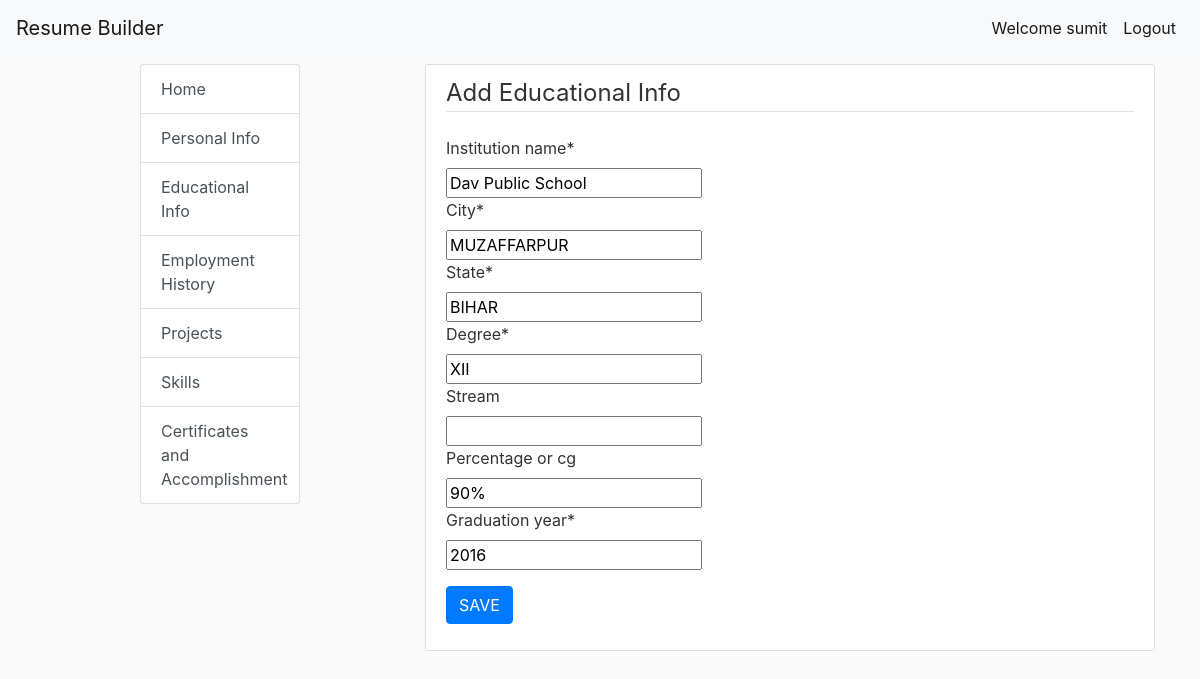
The page /update_educational_info/4 (signed in) on the database its author committed.
### resume_app/models.py (models this page shows)
class Education(models.Model):
    user = models.ForeignKey('auth.User', on_delete=models.CASCADE, related_name='educations')
    institution_name = models.CharField(max_length=100)
    city = models.CharField(max_length=50)
    state = models.CharField(max_length=50)
    degree = models.CharField(max_length=30)
    stream = models.CharField(max_length=70,blank=True,null=True)
    percentage_or_cg = models.CharField(max_length=10,blank=True,null=True)
    graduation_year=models.CharField(max_length=8)

### resume_app/views.py (the view)
# urls.py: path('update_educational_info/<int:pk>', views.update_educational_info, name='update_educational_info'),
@login_required
def update_educational_info(request,pk):
    institution = Education.objects.get(pk=pk)
    if request.method=='POST':
        form=EducationForm(request.POST,instance=institution)
        if form.is_valid:
            student=form.save(commit=False)
            student.user=request.user
            student.save()
            return redirect('educational_list')
    else:
        form=EducationForm(instance=institution)
    return render(request,'resume_app/educational.html',{'form':form})

### resume_app/forms.py
class EducationForm(forms.ModelForm):
    class Meta:
        model=Education
        fields= ('institution_name','city','state','degree','stream','percentage_or_cg','graduation_year',)

### resume_app/templates/resume_app/educational.html (shortened to what this page needs)
{% extends 'resume_app/base.html' %}
{% load crispy_forms_tags %}
{% block content %}
    <div class="content-section">
        <form action="" method="post">
            <fieldset class="form-group">
                <legend class="border-bottom mb-4">Add Educational Info</legend>
                {{ form|crispy }}
            </fieldset>
            <div class="form-group">
                <button class="btn btn-primary" type="submit">SAVE</button>
            </div>
        </form>
    </div>
{% endblock %}

### resume_app/templates/resume_app/base.html (shortened to what this page needs)
{% load crispy_forms_tags %}
{% load static %}
<!doctype html>
<html lang="en">
<head>
    <link rel="stylesheet" href="https://stackpath.bootstrapcdn.com/bootstrap/4.3.1/css/bootstrap.min.css"
>
    <link rel="stylesheet"  type="text/css"  href="{% static 'resume_app/style.css' %}">
</head>
<body>
<nav class="navbar navbar-expand-lg navbar-light bg-light">
    <a class="navbar-brand" href="/">Resume Builder</a>
    <div class="collapse navbar-collapse" id="navbarSupportedContent">
        <ul class="navbar-nav my-2 my-lg-0">
            {% if not user.is_authenticated %}
            <li class="nav-item active">
                <a class="nav-link" href="{% url 'login' %}">Login<span class="sr-only">(current)</span></a>
            </li>
            <li class="nav-item active">
                <a class="nav-link" href="{% url 'register' %}">Signup<span class="sr-only">(current)</span></a>
            </li>
            {% else %}
            <li class="nav-item active">
                <a class="nav-link" href="/">Welcome {{user.username}}<span class="sr-only">(current)</span></a>
            </li>
            <li class="nav-item active">
                <a class="nav-link" href="{% url 'logout' %}">Logout<span class="sr-only">(current)</span></a>
            </li>
            {% endif %}
        </ul>
    </div>
</nav>
<div class="container">
    <div class="row my-2">
        <div class="col-lg-2 mx-auto">
            <div class="list-group">
                {% if user.is_authenticated %}
                <a href="/" class="list-group-item list-group-item-action">Home</a>
                <a href="{% url 'new_personal_info' %}" class="list-group-item list-group-item-action">Personal Info</a>
                <a href="{% url 'educational_list' %}" class="list-group-item list-group-item-action">Educational Info</a>
                <a href="{% url 'employment_list' %}" class="list-group-item list-group-item-action">Employment History</a>
                <a href="{% url 'project_list' %}" class="list-group-item list-group-item-action">Projects</a>
                <a href="{% url 'skill_list' %}" class="list-group-item list-group-item-action">Skills</a>
                <a href="{% url 'certificate_list' %}" class="list-group-item list-group-item-action">Certificates and Accomplishment</a>
                {% endif %}
            </div>
        </div>
        <div class="col-lg-8">
            {% block content %}
            {% endblock %}
        </div>
    </div>
</div>
</body>
</html>

### resume_app/static/resume_app/style.css (style rules this page uses)
body { background: #fafafa; color: #333333; }
ul { margin: 0; }
.content-section { background: #ffffff; padding: 10px 20px; border: 1px solid #dddddd; border-radius: 3px; margin-bottom: 20px; }

### rows shown on the page
Education: institution_name "Dav Public School", city "MUZAFFARPUR", state "BIHAR", degree "XII", percentage_or_cg "90%", graduation_year "2016"

### other values the page prints
{{ user.username }} "sumit"
